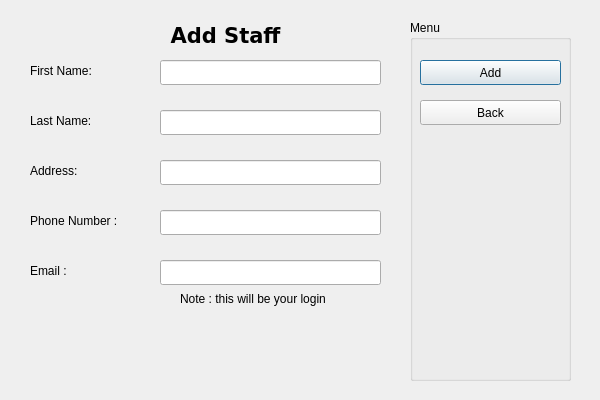
<?xml version="1.0" encoding="UTF-8"?>
<ui version="4.0">
 <class>addStaff</class>
 <widget class="QDialog" name="addStaff">
  <property name="geometry">
   <rect>
    <x>0</x>
    <y>0</y>
    <width>600</width>
    <height>400</height>
   </rect>
  </property>
  <property name="windowTitle">
   <string>Add Animal</string>
  </property>
  <widget class="QGroupBox" name="groupBox">
   <property name="geometry">
    <rect>
     <x>410</x>
     <y>20</y>
     <width>161</width>
     <height>361</height>
    </rect>
   </property>
   <property name="title">
    <string>Menu</string>
   </property>
   <widget class="QPushButton" name="addButton">
    <property name="geometry">
     <rect>
      <x>10</x>
      <y>40</y>
      <width>141</width>
      <height>25</height>
     </rect>
    </property>
    <property name="text">
     <string>Add</string>
    </property>
   </widget>
   <widget class="QPushButton" name="backButton">
    <property name="geometry">
     <rect>
      <x>10</x>
      <y>80</y>
      <width>141</width>
      <height>25</height>
     </rect>
    </property>
    <property name="text">
     <string>Back</string>
    </property>
   </widget>
  </widget>
  <widget class="QLabel" name="label">
   <property name="geometry">
    <rect>
     <x>140</x>
     <y>20</y>
     <width>171</width>
     <height>31</height>
    </rect>
   </property>
   <property name="font">
    <font>
     <family>DejaVu Sans</family>
     <pointsize>16</pointsize>
     <weight>75</weight>
     <bold>true</bold>
    </font>
   </property>
   <property name="lineWidth">
    <number>0</number>
   </property>
   <property name="text">
    <string>Add Staff</string>
   </property>
   <property name="alignment">
    <set>Qt::AlignCenter</set>
   </property>
  </widget>
  <widget class="QLabel" name="label_2">
   <property name="geometry">
    <rect>
     <x>30</x>
     <y>60</y>
     <width>91</width>
     <height>21</height>
    </rect>
   </property>
   <property name="text">
    <string>First Name:</string>
   </property>
   <property name="alignment">
    <set>Qt::AlignLeading|Qt::AlignLeft|Qt::AlignVCenter</set>
   </property>
  </widget>
  <widget class="QLineEdit" name="staffFName">
   <property name="geometry">
    <rect>
     <x>160</x>
     <y>60</y>
     <width>221</width>
     <height>25</height>
    </rect>
   </property>
  </widget>
  <widget class="QLabel" name="label_3">
   <property name="geometry">
    <rect>
     <x>30</x>
     <y>110</y>
     <width>81</width>
     <height>21</height>
    </rect>
   </property>
   <property name="text">
    <string>Last Name:</string>
   </property>
  </widget>
  <widget class="QLabel" name="label_4">
   <property name="geometry">
    <rect>
     <x>30</x>
     <y>210</y>
     <width>121</width>
     <height>21</height>
    </rect>
   </property>
   <property name="text">
    <string>Phone Number :</string>
   </property>
  </widget>
  <widget class="QLabel" name="label_5">
   <property name="geometry">
    <rect>
     <x>30</x>
     <y>260</y>
     <width>64</width>
     <height>21</height>
    </rect>
   </property>
   <property name="text">
    <string>Email :</string>
   </property>
  </widget>
  <widget class="QLineEdit" name="staffPNum">
   <property name="geometry">
    <rect>
     <x>160</x>
     <y>210</y>
     <width>221</width>
     <height>25</height>
    </rect>
   </property>
  </widget>
  <widget class="QLabel" name="label_7">
   <property name="geometry">
    <rect>
     <x>30</x>
     <y>160</y>
     <width>64</width>
     <height>21</height>
    </rect>
   </property>
   <property name="text">
    <string>Address:</string>
   </property>
  </widget>
  <widget class="QLineEdit" name="staffAdd">
   <property name="geometry">
    <rect>
     <x>160</x>
     <y>160</y>
     <width>221</width>
     <height>25</height>
    </rect>
   </property>
  </widget>
  <widget class="QLineEdit" name="staffLName">
   <property name="geometry">
    <rect>
     <x>160</x>
     <y>110</y>
     <width>221</width>
     <height>25</height>
    </rect>
   </property>
  </widget>
  <widget class="QLineEdit" name="staffEmail">
   <property name="geometry">
    <rect>
     <x>160</x>
     <y>260</y>
     <width>221</width>
     <height>25</height>
    </rect>
   </property>
  </widget>
  <widget class="QLabel" name="label_6">
   <property name="geometry">
    <rect>
     <x>180</x>
     <y>290</y>
     <width>191</width>
     <height>17</height>
    </rect>
   </property>
   <property name="text">
    <string>Note : this will be your login</string>
   </property>
  </widget>
 </widget>
 <resources/>
 <connections/>
</ui>
